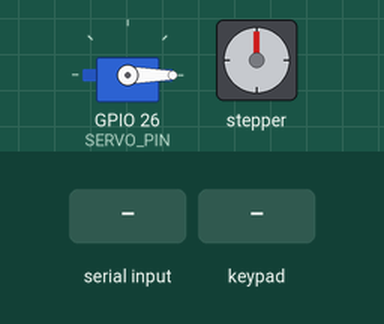
Simulated run of this sketch. Board: ESP32. On the bench: servo, stepper motor. The inputs (shaded band) are chosen by the test bench. Nothing arrives over Bluetooth unless stated; stepper angles assume 200 steps per turn; what the sketch prints to the serial monitor is not drawn.

Above: at 1.2 s.
1.3 s: "M90\n" received over Serial
At 3.9 s:
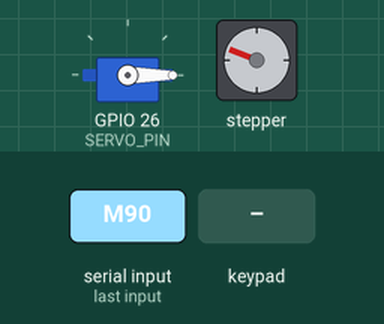
4.3 s: key 'U' pressed
At 5.9 s:
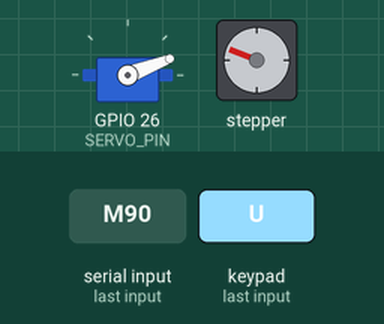
6.2 s: key 'U' pressed
At 7.6 s:
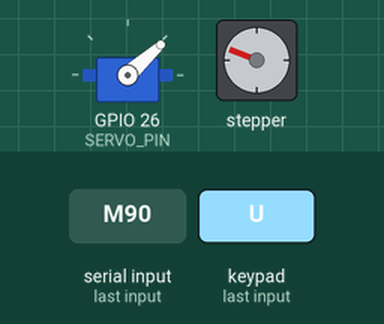
8.1 s: "M90\n" received over Serial
At 10.2 s:
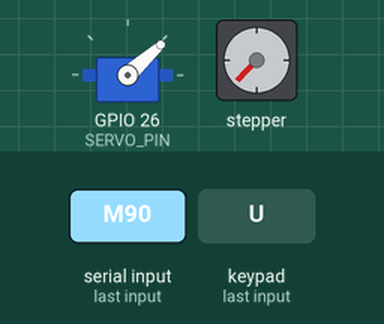
11.1 s: "S,45\n" received over Serial
At 11.4 s:
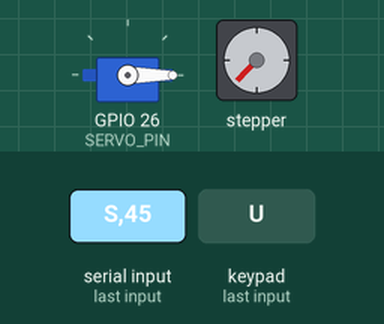
Timing chart, 0 to 13.6 s (numbered marks = the images above; inputs shaded):
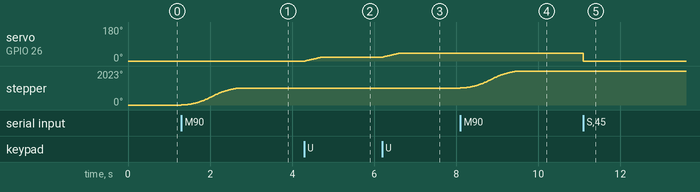

Measured:
- after the input at 1.3 s, stepper: turns 1011° clockwise in 1.5 s, starting at once
- after the input at 4.3 s, servo on GPIO 26 (SERVO_PIN): moves from 0° to 21° over 0.40 s, starting at once
- after the input at 6.2 s, servo on GPIO 26 (SERVO_PIN): moves from 21° to 42° over 0.40 s, starting at once
- after the input at 8.1 s, stepper: turns 1012° clockwise in 1.5 s, starting at once
- after the input at 11.1 s, servo on GPIO 26 (SERVO_PIN): 42° → 0° at once

The sketch:

enable_disable_bothinput.ino.ino
```cpp
#include <AccelStepper.h>
#include <ps5Controller.h>
#include <ESP32Servo.h>

#define STEP_PIN 14
#define DIR_PIN 13
#define SERVO_PIN 26

AccelStepper stepper(AccelStepper::DRIVER, STEP_PIN, DIR_PIN);
Servo servo;

float stepsPerMM = 6.25;
long targetPosition = 0;

int servoPos = 0;
const int servoMin = 0;
const int servoMax = 68;

void setup() {

  Serial.begin(115200);

  stepper.setCurrentPosition(0);
  stepper.setMaxSpeed(1500);
  stepper.setAcceleration(1000);

  servo.attach(SERVO_PIN);
  servo.write(servoPos);

  ps5.begin("90:B6:85:64:59:2B");

  Serial.println("Commands:");
  Serial.println("M<number>  → Move stepper in mm");
  Serial.println("S<number>  → Set servo angle");
}

void loop() {

  if (Serial.available()) {

    String input = Serial.readStringUntil('\n');

    // Servo command
    if (input.startsWith("S")) {

      int angle = input.substring(1).toInt();

      if (angle >= servoMin && angle <= servoMax) {

        servoPos = angle;
        servo.write(servoPos);

        Serial.print("Servo angle set to: ");
        Serial.println(servoPos);

      } else {

        Serial.println("Angle out of range (0-68)");
      }
    }

    // Stepper command
    if (input.startsWith("M")) {

      float distance = input.substring(1).toFloat();

      long steps = distance * stepsPerMM;

      targetPosition += steps;

      stepper.enableOutputs();
      stepper.moveTo(targetPosition);

      Serial.print("Moving stepper: ");
      Serial.print(distance);
      Serial.println(" mm");
    }
  }

  stepper.run();

  if (stepper.distanceToGo() == 0) {
    stepper.disableOutputs();
  }

  if (ps5.isConnected()) {

    if (ps5.Up()) {
      if (servoPos < servoMax) {
        servoPos++;
        servo.write(servoPos);
        delay(20);
      }
    }

    if (ps5.Down()) {
      if (servoPos > servoMin) {
        servoPos--;
        servo.write(servoPos);
        delay(20);
      }
    }
  }
}
```
